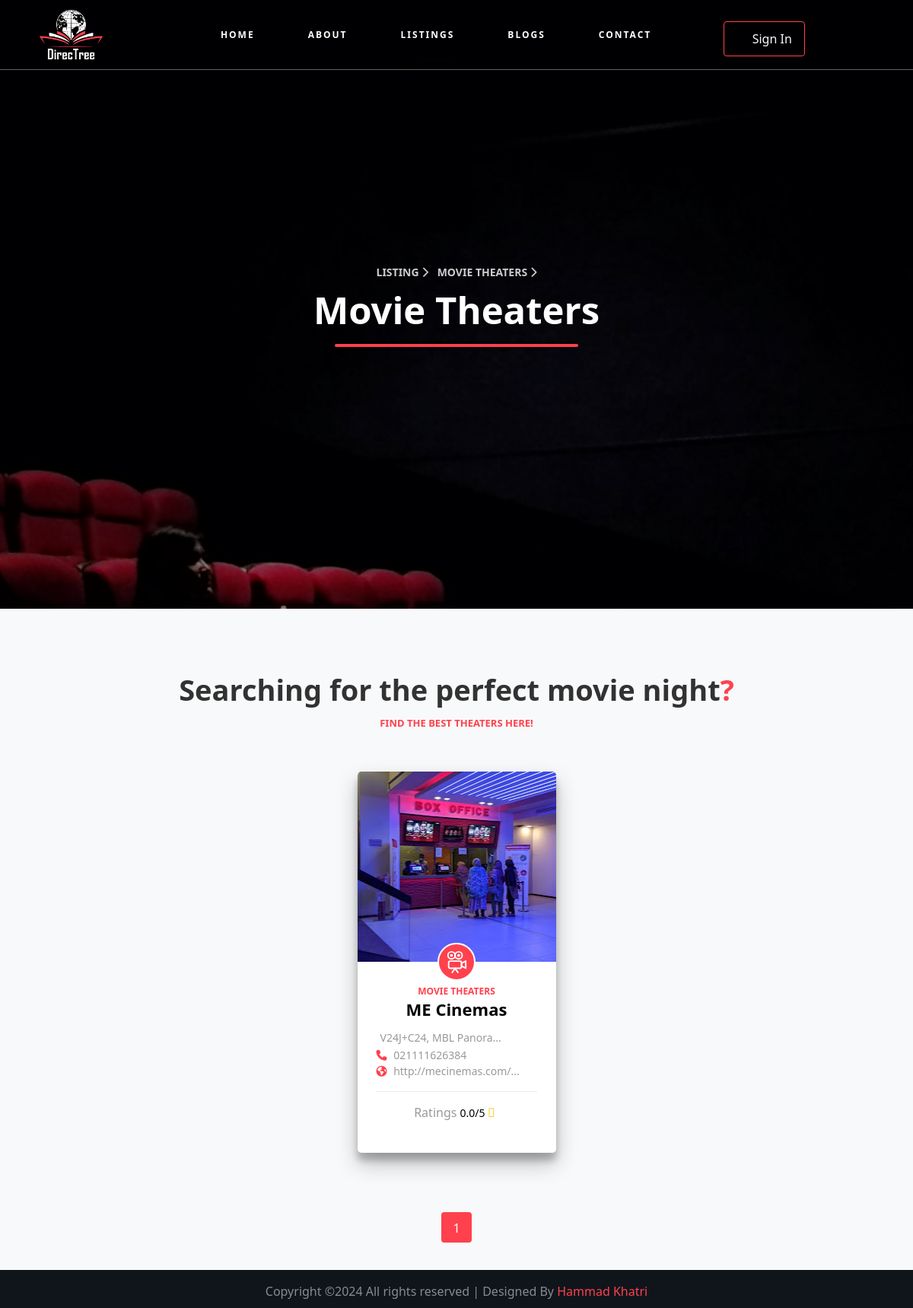
Page /movie_theater.php on the committed database.
### tables this page shows
CREATE TABLE `listings` (
  `id` int(11) NOT NULL,
  `username` text NOT NULL,
  `listing_cat` varchar(250) NOT NULL,
  `name` text NOT NULL,
  `desciption` text NOT NULL,
  `address` text NOT NULL,
  `location` text NOT NULL,
  `open_time` time NOT NULL,
  `close_time` time NOT NULL,
  `phone` text NOT NULL,
  `website` text NOT NULL,
  `picture` text NOT NULL,
  `status` enum('pending','approved','rejected') NOT NULL,
  `add_time` datetime NOT NULL DEFAULT current_timestamp()
);

### movie_theater.php (the view, shortened to what this page needs)
<!DOCTYPE html>
<html lang="en">
<head>
    <link href="https://cdn.jsdelivr.net/npm/bootstrap@5.0.2/dist/css/bootstrap.min.css" rel="stylesheet"
>
    <link rel="stylesheet" href="https://cdn.jsdelivr.net/npm/aos@2.3.4/dist/aos.css">
    <link rel="stylesheet" href="css/simple-line-icons.css">
    <link rel="stylesheet" href="https://cdnjs.cloudflare.com/ajax/libs/font-awesome/6.6.0/css/all.min.css">
    <link rel="stylesheet" href="https://cdnjs.cloudflare.com/ajax/libs/ionicons/4.5.6/css/ionicons.min.css">
    <link rel="stylesheet" href="css/themify-icons.css">
    <link rel="stylesheet" href="css/set1.css">
    <link rel="stylesheet" href="css/style.css">
</head>
<body data-aos-easing="ease" data-aos-duration="400" data-aos-delay="0">
    <?php
    include 'partials/_nav.php';
    ?>
    <section id="movie_theater-hero" class="d-flex align-items-center">
        <div class="overlay"></div>
        <div class="container-fluid">
            <div class="row no-gutters slider-text align-items-center justify-content-center">
                <div class="col-lg-8 text-center pb-5 mt-5 ">
                    <div class="row text-center justify-content-center">
                        <div class="col-lg-9">
                            <p class="breadcrumbs text-center">
                                <span class="me-2">
                                    <a href="listing.php">
                                        Listing
                                        <i class="fa fa-chevron-right"></i>
                                    </a>
                                </span>
                                <span>
                                    Movie Theaters
                                    <i class="fa fa-chevron-right"></i>
                                </span>
                            <div class="styled-heading">
                                <h1>Movie Theaters</h1>
                            </div>
                            </p>
                        </div>
                    </div>
                </div>
            </div>
        </div>
    </section>
    <section id="movie_theater" class="ftco-section mb-0 bg-light">
        <div class="container-xl">
            <div class="row justify-content-center mb-5 mt-5">
                <div class="col-md-12 heading-section text-center" data-aos="fade-up" data-aos-duration="1000">
                    <h2>
                        Searching for the perfect movie night<span>?</span>
                    </h2>
                    <span class="subheading">Find the best theaters here!</span>
                </div>
            </div>
        </div>
        <div class="container">
            <div class="row justify-content-center">
            <?php
                $page = isset($_GET['page']) ? $_GET['page'] : 1;
                $limit = 8;
                $offset = ($page - 1) * $limit;
                $sql = "SELECT * FROM `listings` WHERE `listing_cat` = 'Movie Theaters' AND `status` = 'approved' ORDER BY `id` LIMIT $limit OFFSET $offset";
                $result = mysqli_query($conn, $sql);
                if (mysqli_num_rows($result) > 0) {
                    while ($row = mysqli_fetch_assoc($result)) {
                ?>
                        <div class="col-md-6 col-lg-3 d-flex align-items-stretch aos-init aos-animate" data-aos="fade-up"
                            data-aos-delay="100" data-aos-duration="1000">
                            <div class="listing-wrap">
                                <a href="admin/listing/<?php echo $row['picture']; ?>"
                                    class="img img-property d-flex align-items-center justify-content-center glightbox"
                                    style="background-image: url(admin/listing/<?php echo $row['picture']; ?>); background-position: center;">
                                </a>
                                <div class="text text-center">
                                    <?php
                                    include 'partials/_svgLogic.php';
                                    ?>
                                    <span class="subheading"><?php echo $row['listing_cat']; ?></span>
                                    <h3><a href="details.php?id=<?php echo $row['id']; ?>#details-hero"><?php echo substr($row['name'], 0, 17); ?></a></h3>
                                    <ul>
                                        <li>
                                            <p><span class="ion-ios-pin" style="font-size: 18px;"></span>
                                                <?php echo substr($row['address'], 0, 20) . '...'; ?>
                                            </p>
                                        </li>
                                        <li>
                                            <p><span class="fa fa-phone"></span>
                                                <?php
                                                if (isset($row['phone']) && !empty($row['phone'])) {
                                                    echo $row['phone'];
                                                } else {
                                                    echo 'No phone number';
                                                }
                                                ?>
                                            </p>
                                        </li>
                                        <li>
                                            <p>
                                                <span class="fa fa-earth"></span>
                                                <?php
                                                if (isset($row['website']) && !empty($row['website'])) {
                                                    echo substr($row['website'], 0, 25) . '...';
                                                } else {
                                                    echo 'No website';
                                                }
                                                ?>
                                            </p>
                                        </li>
                                    </ul>
                                    <div class="info-wrap2 d-flex align-items-center mb-3">
                                        <p class="review">
                                            <span class="rev">Ratings <small>
                                                    <?php
                                                    $good = 0;
                                                    $bad = 0;
                                                    $totalRating = $good + $bad;
                                                    if ($totalRating > 0) {
                                                        $ratingPer = ($good / $totalRating) * 5;
                                                    } else {
                                                        $ratingPer = 0;
                                                    }
                                                    echo round($ratingPer) . '.0/5';
                                                    ?>
                                                </small>
                                                <span class="ico ion-ios-star"></span>
                                            </span>
                                            <br>
                                        </p>
                                    </div>
                                </div>
                            </div>
                        </div>
                <?php
                    }
                }
                ?>
            </div>
            <?php
            $sql = "SELECT COUNT(*) AS total FROM `listings` WHERE `listing_cat` = 'Movie Theaters' AND `status` = 'approved'";
            $totalResult = mysqli_query($conn, $sql);
            $totalRow = mysqli_fetch_assoc($totalResult);
            $totalBlogs = $totalRow['total'];
            $pages = ceil($totalBlogs / $limit);
            ?>
            <div class="row mt-5">
                <div class="col text-center">
                    <div class="block-27">
                        <ul>
                            <?php for ($i = 1; $i <= $pages; $i++): ?>
                                <li class="<?php echo ($i == $page) ? 'active' : ''; ?>">
                                    <?php if ($i == $page): ?>
                                        <span><?php echo $i; ?></span>
                                    <?php else: ?>
                                        <a href="?page=<?php echo $i; ?>"><?php echo $i; ?></a>
                                    <?php endif; ?>
                                </li>
                            <?php endfor; ?>
                        </ul>
                    </div>
                </div>
            </div>
        </div>
    </section>
    <?php
    include 'partials/_footer.php';
    ?>
</body>
</html>

### partials/_svgLogic.php (shortened to what this page needs)
<?php
            if ($row['listing_cat'] === 'Food & Drink') {
                echo'
                <a href="food_drink.php">
                                <div class="icon d-flex align-items-center justify-content-center">
                                    <svg version="1.1" id="Layer_1" xmlns="http://www.w3.org/2000/svg"
                                        xmlns:xlink="http://www.w3.org/1999/xlink" viewBox="0 0 503.607 503.607"
                                        xml:space="preserve">
                                        <g transform="translate(1 1)">
                                            <g>
                                                <path
                                                    d="M485.82,82.92H376.705V46.109l54.557-31.176c4.197-2.518,5.875-7.554,3.357-11.751s-7.554-5.036-11.751-3.357 l-58.754,33.574c-0.418,0.251-0.794,0.533-1.147,0.831c-1.922,1.465-3.05,3.81-3.05,6.723V82.92H250.803 c-9.233,0-16.787,7.554-16.787,16.787v33.574c0,6.308,3.529,11.829,8.709,14.696l1.666,33.32 c-20.724-3.946-43.922-6.048-69.129-6.048C69.505,175.248-1,212.179-1,267.576v8.393c0,9.233,7.554,16.787,16.787,16.787h8.393 v18.997c-12.177,3.394-21.682,12.859-24.341,25.489c-1.679,9.233,0.839,18.466,6.715,26.02c4.225,5.432,10.622,9.55,17.626,11.754 v9.251C10.294,384.717-1,396.277-1,410.264v15.948c0,13.987,11.294,25.547,25.18,25.998v25.202c0,14.269,10.911,25.18,25.18,25.18 h251.803h151.921c13.43,0,24.341-10.911,25.18-24.341l15.649-330.285c5.17-2.87,8.692-8.384,8.692-14.686V99.707 C502.607,90.474,495.052,82.92,485.82,82.92z M250.803,99.707H485.82v33.574H250.803V99.707z M40.967,384.245v-8.446 c5.448-1.186,10.649-3.6,15.108-7.501c4.197-4.197,7.554-10.072,9.233-16.787h26.02c4.197,14.269,16.787,25.18,32.734,25.18 c15.948,0,29.377-10.911,32.734-25.18h36.092c4.197,14.269,16.787,25.18,32.734,25.18c15.948,0,29.377-10.911,32.734-25.18h26.859 c1.679,6.715,4.197,12.59,9.233,16.787c4.259,3.651,9.404,6.411,15.108,7.658v8.289H40.967z M338.692,316.947 c-3.615-2.959-7.811-5.23-12.348-6.564v-17.626h8.393c9.233,0,16.787-7.554,16.787-16.787v-8.393c0-1.129-0.037-2.25-0.092-3.365 c-0.005-0.089-0.009-0.178-0.014-0.267c-0.56-10.565-3.6-20.524-9.646-29.875c-0.369-0.588-0.756-1.171-1.146-1.752 c8.389-4.192,17.617-6.708,27.683-6.708c32.734,0,58.754,26.02,58.754,58.754s-26.02,58.754-58.754,58.754 c-5.875,0-10.911-0.839-16.787-2.518C350.966,331.104,345.945,322.728,338.692,316.947z M15.787,267.576 c0-44.485,65.469-75.541,159.475-75.541c76.159,0,133.582,20.385,152.643,51.778c4.549,7.698,6.832,15.73,6.832,23.762v8.393 h-16.787H32.574H15.787V267.576z M309.557,292.756v16.787H40.967v-16.787H309.557z M19.984,352.349 c-2.518-2.518-4.197-6.715-3.357-12.59c0.839-7.554,9.233-13.43,17.626-13.43h283.698c8.253,0,16.487,8.115,16.761,16.366 c-0.274,8.224-8.522,15.544-17.6,16.369c-0.979,0-1.909,0.236-2.765,0.639c-3.17-0.406-5.659-1.509-8.147-3.997 c-3.357-2.518-5.036-7.554-5.036-12.59c0-5.036-3.357-8.393-8.393-8.393h-41.967c-5.036,0-8.393,3.357-8.393,8.393 c0,9.233-7.554,16.787-16.787,16.787s-16.787-7.554-16.787-16.787c0-5.036-3.357-8.393-8.393-8.393h-50.361 c-5.036,0-8.393,3.357-8.393,8.393c0,9.233-7.554,16.787-16.787,16.787s-16.787-7.554-16.787-16.787 c0-5.036-3.357-8.393-8.393-8.393H57.754c-5.036,0-8.393,3.357-8.393,8.393c0,5.036-1.679,10.072-5.036,11.751 c-2.518,3.357-6.715,4.197-10.911,4.197C28.377,359.064,23.341,356.546,19.984,352.349z M15.787,427.051v-15.948 c0-10.911,9.233-10.072,9.233-10.072h7.554h285.377h8.393c5.036,0,9.233,4.197,9.233,9.233v15.948 c0,5.036-4.197,9.233-9.233,9.233h-8.393H32.574H25.02C19.984,435.445,15.787,431.248,15.787,427.051z M40.967,477.412v-25.18 h268.59v25.18c0,5.036-3.357,8.393-8.393,8.393H49.361C44.325,485.805,40.967,482.448,40.967,477.412z M461.479,477.412 c0,5.036-4.197,8.393-8.393,8.393H324.991c0.631-1.881,1.055-3.87,1.241-5.947c0.068-0.536,0.112-1.071,0.112-1.607v-0.839 v-24.341c11.206-0.659,20.338-7.532,23.744-17.363c1.277-2.949,2.079-6.151,2.276-9.496v-15.948 c0-14.269-11.751-26.02-26.02-26.02v-7.904c10.101-2.746,18.231-9.898,22.313-19.034c6.339,1.818,12.802,2.597,19.654,2.597 c41.967,0,75.541-33.574,76.38-76.38c0-41.967-33.574-75.541-75.541-75.541c-14.46,0-27.671,3.747-39.64,11.22 c-15.491-14.839-38.644-26.471-67.803-34.032l-1.672-35.103h217.39L461.479,477.412z" />
                                            </g>
                                        </g>
                                    </svg>
                                </div>
                            </a>
                ';
            }elseif ($row['listing_cat'] === 'Movie Theaters') {
                echo '
                <a href="movie_theater.php">
                                <div class="icon d-flex align-items-center justify-content-center">
                                    <svg version="1.1" id="Icons" xmlns="http://www.w3.org/2000/svg"
                                        xmlns:xlink="http://www.w3.org/1999/xlink" viewBox="0 0 32 32"
                                        xml:space="preserve">
                                        <circle class="st1" cx="9" cy="7" r="5" />
                                        <circle class="st1" cx="19" cy="7" r="5" />
                                        <path class="st1"
                                            d="M21,25H7c-1.1,0-2-0.9-2-2v-6c0-1.1,0.9-2,2-2h14c1.1,0,2,0.9,2,2v6C23,24.1,22.1,25,21,25z" />
                                        <polygon class="st1" points="29,25 23,22 23,18 29,15 " />
                                        <polyline class="st1" points="10,31 14,25 18,31 " />
                                        <circle class="st1" cx="9" cy="7" r="1" />
                                        <circle class="st1" cx="19" cy="7" r="1" />
                                    </svg>
                                </div>
                            </a>
                ';
            }
?>

### rows in the picture
listings: picture (picture), listing_cat "MOVIE THEATERS", name "ME Cinemas", address "V24J+C24, MBL Panora", phone "021111626384", website "http://mecinemas.com/", ratingPer "0"
